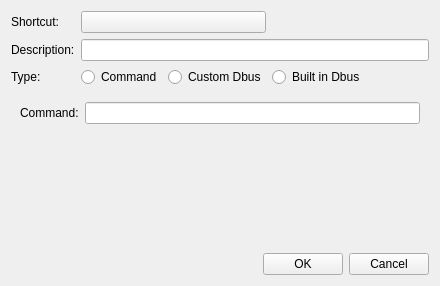
<?xml version="1.0" encoding="UTF-8"?>
<ui version="4.0">
 <class>editshortcutwidget</class>
 <widget class="QWidget" name="editshortcutwidget">
  <property name="geometry">
   <rect>
    <x>0</x>
    <y>0</y>
    <width>440</width>
    <height>286</height>
   </rect>
  </property>
  <property name="windowTitle">
   <string>Form</string>
  </property>
  <layout class="QVBoxLayout" name="verticalLayout_3">
   <item>
    <layout class="QGridLayout" name="gridLayout">
     <item row="0" column="0">
      <widget class="QLabel" name="label">
       <property name="text">
        <string>Shortcut:</string>
       </property>
      </widget>
     </item>
     <item row="2" column="4">
      <widget class="QRadioButton" name="builtindbusRbt">
       <property name="text">
        <string>Built in Dbus</string>
       </property>
      </widget>
     </item>
     <item row="2" column="0">
      <widget class="QLabel" name="label_3">
       <property name="text">
        <string>Type:</string>
       </property>
      </widget>
     </item>
     <item row="4" column="0" colspan="5">
      <layout class="QHBoxLayout" name="horizontalLayout">
       <item>
        <spacer name="horizontalSpacer_2">
         <property name="orientation">
          <enum>Qt::Horizontal</enum>
         </property>
         <property name="sizeHint" stdset="0">
          <size>
           <width>40</width>
           <height>20</height>
          </size>
         </property>
        </spacer>
       </item>
       <item>
        <widget class="QPushButton" name="okbt">
         <property name="text">
          <string>OK</string>
         </property>
         <property name="icon">
          <iconset theme="dialog-ok-apply"/>
         </property>
        </widget>
       </item>
       <item>
        <widget class="QPushButton" name="cancelbt">
         <property name="text">
          <string>Cancel</string>
         </property>
         <property name="icon">
          <iconset theme="dialog-cancel"/>
         </property>
        </widget>
       </item>
      </layout>
     </item>
     <item row="1" column="1" colspan="4">
      <widget class="QLineEdit" name="descriptionTbox"/>
     </item>
     <item row="2" column="1" colspan="2">
      <widget class="QRadioButton" name="commandRbt">
       <property name="text">
        <string>Command</string>
       </property>
      </widget>
     </item>
     <item row="1" column="0">
      <widget class="QLabel" name="label_2">
       <property name="text">
        <string>Description:</string>
       </property>
      </widget>
     </item>
     <item row="3" column="0" colspan="5">
      <widget class="QStackedWidget" name="stackedWidget">
       <property name="currentIndex">
        <number>0</number>
       </property>
       <widget class="QWidget" name="page">
        <layout class="QVBoxLayout" name="verticalLayout">
         <item>
          <layout class="QGridLayout" name="gridLayout_2">
           <item row="0" column="0">
            <widget class="QLabel" name="label_4">
             <property name="text">
              <string>Command:</string>
             </property>
            </widget>
           </item>
           <item row="0" column="1">
            <widget class="QLineEdit" name="commandTbox"/>
           </item>
          </layout>
         </item>
         <item>
          <spacer name="verticalSpacer">
           <property name="orientation">
            <enum>Qt::Vertical</enum>
           </property>
           <property name="sizeHint" stdset="0">
            <size>
             <width>20</width>
             <height>40</height>
            </size>
           </property>
          </spacer>
         </item>
        </layout>
       </widget>
       <widget class="QWidget" name="page_2">
        <layout class="QVBoxLayout" name="verticalLayout_2">
         <item>
          <layout class="QGridLayout" name="gridLayout_3" columnstretch="0,0,0">
           <item row="4" column="0">
            <widget class="QLabel" name="label_9">
             <property name="text">
              <string>Bus:</string>
             </property>
            </widget>
           </item>
           <item row="4" column="1">
            <widget class="QComboBox" name="busCbox">
             <property name="minimumSize">
              <size>
               <width>88</width>
               <height>0</height>
              </size>
             </property>
             <item>
              <property name="text">
               <string>Session</string>
              </property>
             </item>
             <item>
              <property name="text">
               <string>System</string>
              </property>
             </item>
            </widget>
           </item>
           <item row="1" column="0">
            <widget class="QLabel" name="label_6">
             <property name="text">
              <string>Path:</string>
             </property>
            </widget>
           </item>
           <item row="1" column="1" colspan="2">
            <widget class="QLineEdit" name="pathTbox"/>
           </item>
           <item row="2" column="1" colspan="2">
            <widget class="QLineEdit" name="interfaceTbox"/>
           </item>
           <item row="3" column="1" colspan="2">
            <widget class="QLineEdit" name="methodTbox"/>
           </item>
           <item row="3" column="0">
            <widget class="QLabel" name="label_8">
             <property name="text">
              <string>Method:</string>
             </property>
            </widget>
           </item>
           <item row="0" column="0">
            <widget class="QLabel" name="label_5">
             <property name="text">
              <string>Service:</string>
             </property>
            </widget>
           </item>
           <item row="2" column="0">
            <widget class="QLabel" name="label_7">
             <property name="text">
              <string>Interface:</string>
             </property>
            </widget>
           </item>
           <item row="0" column="1" colspan="2">
            <widget class="QLineEdit" name="serviceTbox"/>
           </item>
           <item row="4" column="2">
            <spacer name="horizontalSpacer_3">
             <property name="orientation">
              <enum>Qt::Horizontal</enum>
             </property>
             <property name="sizeHint" stdset="0">
              <size>
               <width>40</width>
               <height>20</height>
              </size>
             </property>
            </spacer>
           </item>
          </layout>
         </item>
        </layout>
       </widget>
       <widget class="QWidget" name="page_3">
        <layout class="QVBoxLayout" name="verticalLayout_4">
         <item>
          <widget class="QListWidget" name="builtindbusLwidget"/>
         </item>
        </layout>
       </widget>
      </widget>
     </item>
     <item row="2" column="3">
      <widget class="QRadioButton" name="customdbusRbt">
       <property name="text">
        <string>Custom Dbus</string>
       </property>
      </widget>
     </item>
     <item row="0" column="4">
      <spacer name="horizontalSpacer">
       <property name="orientation">
        <enum>Qt::Horizontal</enum>
       </property>
       <property name="sizeHint" stdset="0">
        <size>
         <width>40</width>
         <height>20</height>
        </size>
       </property>
      </spacer>
     </item>
     <item row="0" column="1" colspan="3">
      <widget class="QPushButton" name="shortcutbt">
       <property name="minimumSize">
        <size>
         <width>115</width>
         <height>0</height>
        </size>
       </property>
       <property name="text">
        <string/>
       </property>
      </widget>
     </item>
    </layout>
   </item>
  </layout>
 </widget>
 <tabstops>
  <tabstop>shortcutbt</tabstop>
  <tabstop>descriptionTbox</tabstop>
  <tabstop>commandRbt</tabstop>
  <tabstop>customdbusRbt</tabstop>
  <tabstop>builtindbusRbt</tabstop>
  <tabstop>commandTbox</tabstop>
  <tabstop>okbt</tabstop>
  <tabstop>cancelbt</tabstop>
  <tabstop>serviceTbox</tabstop>
  <tabstop>pathTbox</tabstop>
  <tabstop>interfaceTbox</tabstop>
  <tabstop>methodTbox</tabstop>
  <tabstop>busCbox</tabstop>
  <tabstop>builtindbusLwidget</tabstop>
 </tabstops>
 <resources/>
 <connections/>
</ui>
